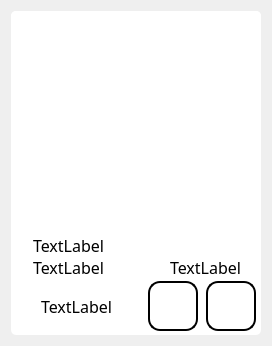
<?xml version="1.0" encoding="UTF-8"?>
<ui version="4.0">
 <class>Form</class>
 <widget class="QWidget" name="Form">
  <property name="geometry">
   <rect>
    <x>0</x>
    <y>0</y>
    <width>264</width>
    <height>346</height>
   </rect>
  </property>
  <property name="sizePolicy">
   <sizepolicy hsizetype="Expanding" vsizetype="Expanding">
    <horstretch>0</horstretch>
    <verstretch>0</verstretch>
   </sizepolicy>
  </property>
  <property name="minimumSize">
   <size>
    <width>0</width>
    <height>0</height>
   </size>
  </property>
  <property name="maximumSize">
   <size>
    <width>16777215</width>
    <height>16777215</height>
   </size>
  </property>
  <property name="windowTitle">
   <string>Form</string>
  </property>
  <property name="styleSheet">
   <string notr="true"/>
  </property>
  <layout class="QVBoxLayout" name="verticalLayout_4">
   <item>
    <widget class="QFrame" name="frame">
     <property name="sizePolicy">
      <sizepolicy hsizetype="Expanding" vsizetype="Expanding">
       <horstretch>0</horstretch>
       <verstretch>0</verstretch>
      </sizepolicy>
     </property>
     <property name="minimumSize">
      <size>
       <width>250</width>
       <height>0</height>
      </size>
     </property>
     <property name="maximumSize">
      <size>
       <width>310</width>
       <height>550</height>
      </size>
     </property>
     <property name="styleSheet">
      <string notr="true">background-color: rgb(255, 255, 255);
border-radius:5px;</string>
     </property>
     <property name="frameShape">
      <enum>QFrame::StyledPanel</enum>
     </property>
     <property name="frameShadow">
      <enum>QFrame::Raised</enum>
     </property>
     <layout class="QVBoxLayout" name="verticalLayout_2">
      <property name="spacing">
       <number>2</number>
      </property>
      <property name="leftMargin">
       <number>0</number>
      </property>
      <property name="topMargin">
       <number>0</number>
      </property>
      <property name="rightMargin">
       <number>0</number>
      </property>
      <property name="bottomMargin">
       <number>2</number>
      </property>
      <item>
       <widget class="QLabel" name="list_item_picture">
        <property name="enabled">
         <bool>true</bool>
        </property>
        <property name="minimumSize">
         <size>
          <width>0</width>
          <height>200</height>
         </size>
        </property>
        <property name="maximumSize">
         <size>
          <width>16777215</width>
          <height>16777215</height>
         </size>
        </property>
        <property name="font">
         <font>
          <family>Dubai</family>
          <pointsize>36</pointsize>
         </font>
        </property>
        <property name="autoFillBackground">
         <bool>false</bool>
        </property>
        <property name="styleSheet">
         <string notr="true">border-top-left-radius: 5px;
border-top-right-radius: 5px;</string>
        </property>
        <property name="frameShape">
         <enum>QFrame::NoFrame</enum>
        </property>
        <property name="text">
         <string/>
        </property>
        <property name="textFormat">
         <enum>Qt::PlainText</enum>
        </property>
        <property name="scaledContents">
         <bool>true</bool>
        </property>
        <property name="alignment">
         <set>Qt::AlignJustify|Qt::AlignVCenter</set>
        </property>
        <property name="wordWrap">
         <bool>false</bool>
        </property>
        <property name="margin">
         <number>0</number>
        </property>
        <property name="indent">
         <number>0</number>
        </property>
        <property name="openExternalLinks">
         <bool>false</bool>
        </property>
        <property name="textInteractionFlags">
         <set>Qt::NoTextInteraction</set>
        </property>
       </widget>
      </item>
      <item>
       <layout class="QVBoxLayout" name="verticalLayout_3">
        <item>
         <layout class="QHBoxLayout" name="horizontalLayout">
          <item>
           <widget class="QLabel" name="label">
            <property name="maximumSize">
             <size>
              <width>20</width>
              <height>20</height>
             </size>
            </property>
            <property name="text">
             <string/>
            </property>
            <property name="pixmap">
             <pixmap>assets/icons8-tarjeta-de-identidad-electrónica-48.png</pixmap>
            </property>
            <property name="scaledContents">
             <bool>true</bool>
            </property>
           </widget>
          </item>
          <item>
           <widget class="QLabel" name="name">
            <property name="minimumSize">
             <size>
              <width>0</width>
              <height>20</height>
             </size>
            </property>
            <property name="maximumSize">
             <size>
              <width>129999</width>
              <height>20</height>
             </size>
            </property>
            <property name="font">
             <font>
              <family>Dubai</family>
              <pointsize>12</pointsize>
             </font>
            </property>
            <property name="styleSheet">
             <string notr="true"/>
            </property>
            <property name="text">
             <string>TextLabel</string>
            </property>
            <property name="wordWrap">
             <bool>true</bool>
            </property>
           </widget>
          </item>
         </layout>
        </item>
        <item>
         <layout class="QVBoxLayout" name="verticalLayout">
          <item>
           <layout class="QHBoxLayout" name="horizontalLayout_5">
            <item>
             <layout class="QHBoxLayout" name="horizontalLayout_2">
              <item>
               <widget class="QLabel" name="label_4">
                <property name="minimumSize">
                 <size>
                  <width>20</width>
                  <height>20</height>
                 </size>
                </property>
                <property name="maximumSize">
                 <size>
                  <width>20</width>
                  <height>20</height>
                 </size>
                </property>
                <property name="autoFillBackground">
                 <bool>false</bool>
                </property>
                <property name="frameShape">
                 <enum>QFrame::NoFrame</enum>
                </property>
                <property name="frameShadow">
                 <enum>QFrame::Plain</enum>
                </property>
                <property name="text">
                 <string/>
                </property>
                <property name="pixmap">
                 <pixmap>assets/icons8-calendario-48.png</pixmap>
                </property>
                <property name="scaledContents">
                 <bool>true</bool>
                </property>
               </widget>
              </item>
              <item>
               <widget class="QLabel" name="date_joined">
                <property name="minimumSize">
                 <size>
                  <width>0</width>
                  <height>20</height>
                 </size>
                </property>
                <property name="maximumSize">
                 <size>
                  <width>16777215</width>
                  <height>20</height>
                 </size>
                </property>
                <property name="font">
                 <font>
                  <family>Dubai</family>
                  <pointsize>12</pointsize>
                 </font>
                </property>
                <property name="text">
                 <string>TextLabel</string>
                </property>
               </widget>
              </item>
              <item>
               <layout class="QHBoxLayout" name="horizontalLayout_3">
                <item>
                 <widget class="QLabel" name="label_2">
                  <property name="minimumSize">
                   <size>
                    <width>20</width>
                    <height>20</height>
                   </size>
                  </property>
                  <property name="maximumSize">
                   <size>
                    <width>20</width>
                    <height>20</height>
                   </size>
                  </property>
                  <property name="text">
                   <string/>
                  </property>
                  <property name="pixmap">
                   <pixmap>assets/icons8-pesa-48.png</pixmap>
                  </property>
                  <property name="scaledContents">
                   <bool>true</bool>
                  </property>
                 </widget>
                </item>
                <item>
                 <widget class="QLabel" name="training_type">
                  <property name="minimumSize">
                   <size>
                    <width>0</width>
                    <height>20</height>
                   </size>
                  </property>
                  <property name="maximumSize">
                   <size>
                    <width>16777215</width>
                    <height>20</height>
                   </size>
                  </property>
                  <property name="font">
                   <font>
                    <family>Dubai</family>
                    <pointsize>12</pointsize>
                   </font>
                  </property>
                  <property name="text">
                   <string>TextLabel</string>
                  </property>
                 </widget>
                </item>
               </layout>
              </item>
             </layout>
            </item>
           </layout>
          </item>
          <item>
           <layout class="QHBoxLayout" name="horizontalLayout_7">
            <item>
             <layout class="QHBoxLayout" name="horizontalLayout_10">
              <property name="spacing">
               <number>8</number>
              </property>
              <property name="leftMargin">
               <number>2</number>
              </property>
              <property name="topMargin">
               <number>2</number>
              </property>
              <property name="rightMargin">
               <number>5</number>
              </property>
              <property name="bottomMargin">
               <number>2</number>
              </property>
              <item>
               <layout class="QHBoxLayout" name="horizontalLayout_4">
                <item>
                 <widget class="QLabel" name="label_6">
                  <property name="minimumSize">
                   <size>
                    <width>20</width>
                    <height>20</height>
                   </size>
                  </property>
                  <property name="maximumSize">
                   <size>
                    <width>20</width>
                    <height>20</height>
                   </size>
                  </property>
                  <property name="text">
                   <string/>
                  </property>
                  <property name="pixmap">
                   <pixmap>assets/icons8-efectivo-en-mano-48.png</pixmap>
                  </property>
                  <property name="scaledContents">
                   <bool>true</bool>
                  </property>
                 </widget>
                </item>
                <item>
                 <widget class="QLabel" name="last_pay">
                  <property name="minimumSize">
                   <size>
                    <width>0</width>
                    <height>20</height>
                   </size>
                  </property>
                  <property name="maximumSize">
                   <size>
                    <width>16777215</width>
                    <height>20</height>
                   </size>
                  </property>
                  <property name="font">
                   <font>
                    <family>Dubai</family>
                    <pointsize>12</pointsize>
                   </font>
                  </property>
                  <property name="text">
                   <string>TextLabel</string>
                  </property>
                 </widget>
                </item>
               </layout>
              </item>
              <item>
               <widget class="QPushButton" name="edit_button">
                <property name="sizePolicy">
                 <sizepolicy hsizetype="Minimum" vsizetype="Preferred">
                  <horstretch>0</horstretch>
                  <verstretch>0</verstretch>
                 </sizepolicy>
                </property>
                <property name="minimumSize">
                 <size>
                  <width>50</width>
                  <height>50</height>
                 </size>
                </property>
                <property name="maximumSize">
                 <size>
                  <width>50</width>
                  <height>50</height>
                 </size>
                </property>
                <property name="styleSheet">
                 <string notr="true">border-color: rgb(0, 0, 0);
border-width: 2px;
border-style: solid;
border-radius: 12px;</string>
                </property>
                <property name="text">
                 <string/>
                </property>
                <property name="icon">
                 <iconset>
                  <normaloff>assets/icons8-editar-48.png</normaloff>assets/icons8-editar-48.png</iconset>
                </property>
               </widget>
              </item>
              <item>
               <widget class="QPushButton" name="delete_button">
                <property name="sizePolicy">
                 <sizepolicy hsizetype="Minimum" vsizetype="Preferred">
                  <horstretch>50</horstretch>
                  <verstretch>50</verstretch>
                 </sizepolicy>
                </property>
                <property name="minimumSize">
                 <size>
                  <width>50</width>
                  <height>50</height>
                 </size>
                </property>
                <property name="maximumSize">
                 <size>
                  <width>50</width>
                  <height>50</height>
                 </size>
                </property>
                <property name="styleSheet">
                 <string notr="true">border-color: rgb(0, 0, 0);
border-width: 2px;
border-style: solid;
border-radius: 12px;</string>
                </property>
                <property name="text">
                 <string/>
                </property>
                <property name="icon">
                 <iconset>
                  <normaloff>assets/icons8-basura-llena-48.png</normaloff>assets/icons8-basura-llena-48.png</iconset>
                </property>
               </widget>
              </item>
             </layout>
            </item>
           </layout>
          </item>
         </layout>
        </item>
       </layout>
      </item>
     </layout>
    </widget>
   </item>
  </layout>
 </widget>
 <resources>
  <include location="gf.qrc"/>
 </resources>
 <connections/>
</ui>
